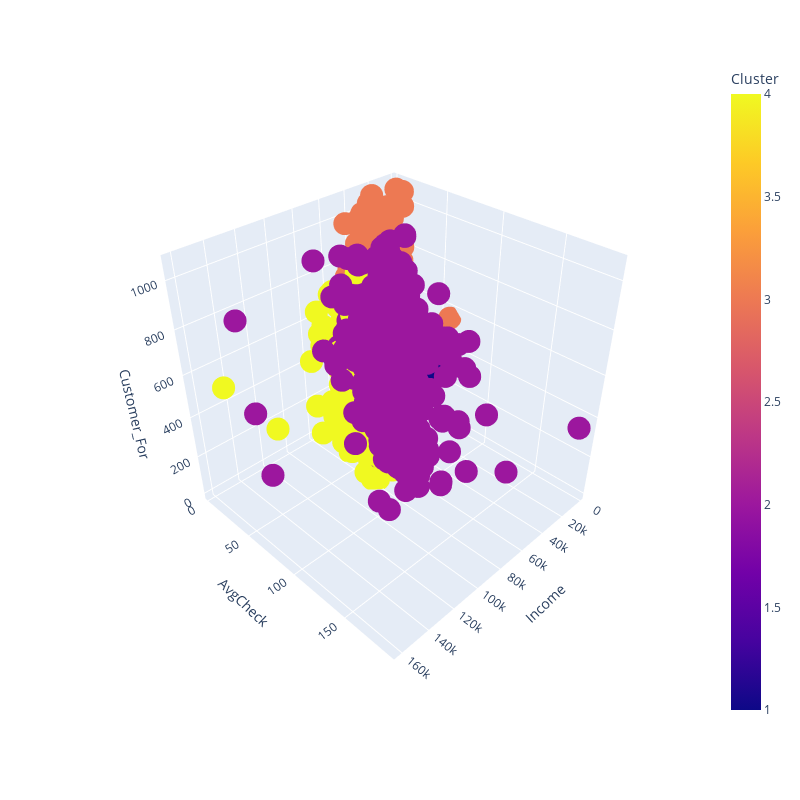

Notebook code for this chart:
### Code cell
fig = px.scatter_3d(data_clustered, x="Income", y="AvgCheck", z="Customer_For", color='Cluster', width=800, height=800)
fig.show()

### Figure 1 — Plotly figure (JSON) as saved in the notebook; plotly's stock layout.template omitted (floating-point values rounded to 4 significant figures; data arrays with more than 128 entries replaced by an {"elided": "..."} marker saying what was removed)
{"data": [{"hovertemplate": "Income=%{x}<br>AvgCheck=%{y}<br>Customer_For=%{z}<br>Cluster=%{marker.color}<extra></extra>", "legendgroup": "", "marker": {"color": {"elided": "2225 int values"}, "coloraxis": "coloraxis", "symbol": "circle"}, "mode": "markers", "name": "", "scene": "scene", "showlegend": false, "type": "scatter3d", "x": {"elided": "2225 int values"}, "y": {"elided": "2225 float values"}, "z": {"elided": "2225 int values"}}], "layout": {"coloraxis": {"colorbar": {"title": {"text": "Cluster"}}, "colorscale": [[0, "#0d0887"], [0.1111, "#46039f"], [0.2222, "#7201a8"], [0.3333, "#9c179e"], [0.4444, "#bd3786"], [0.5556, "#d8576b"], [0.6667, "#ed7953"], [0.7778, "#fb9f3a"], [0.8889, "#fdca26"], [1, "#f0f921"]]}, "height": 800, "legend": {"tracegroupgap": 0}, "margin": {"t": 60}, "scene": {"aspectmode": "auto", "aspectratio": {"x": 1, "y": 1, "z": 1}, "camera": {"center": {"x": 0, "y": 0, "z": 0}, "eye": {"x": 1.56, "y": 1.56, "z": 1.56}, "projection": {"type": "perspective"}, "up": {"x": 0, "y": 0, "z": 1}}, "domain": {"x": [0, 1], "y": [0, 1]}, "xaxis": {"title": {"text": "Income"}, "type": "linear"}, "yaxis": {"title": {"text": "AvgCheck"}, "type": "linear"}, "zaxis": {"title": {"text": "Customer_For"}, "type": "linear"}}, "width": 800}}
